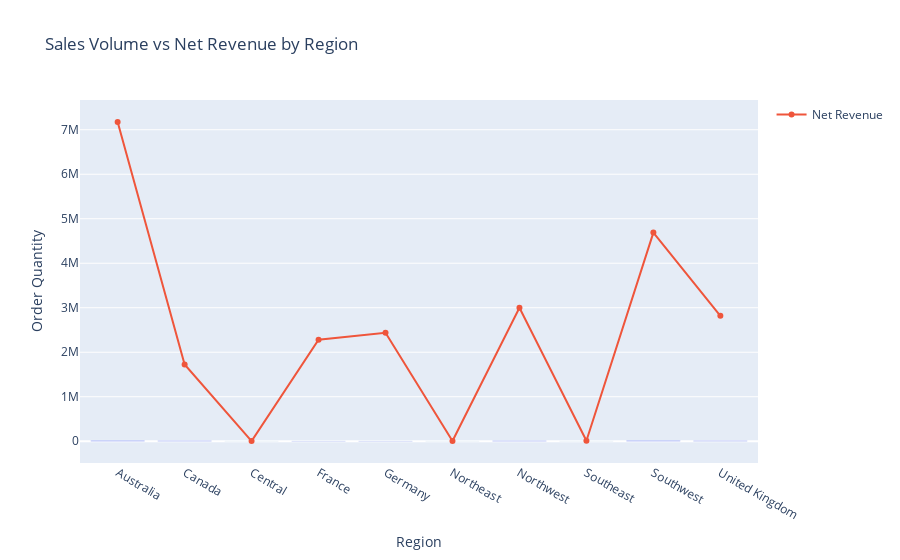

Notebook code for this chart:
### Code cell
fig = px.bar(
    region_perf,
    x="Region",
    y="OrderQuantity",
    title="Sales Volume vs Net Revenue by Region",
    labels={"OrderQuantity": "Order Quantity"}
)

fig.add_scatter(
    x=region_perf["Region"],
    y=region_perf["NetRevenue"],
    mode="lines+markers",
    name="Net Revenue"
)

fig.show()

### Figure 1 — Plotly figure (JSON) as saved in the notebook; plotly's stock layout.template omitted (floating-point values rounded to 4 significant figures)
{"data": [{"hovertemplate": "Region=%{x}<br>Order Quantity=%{y}<extra></extra>", "legendgroup": "", "marker": {"color": "#636efa", "pattern": {"shape": ""}}, "name": "", "orientation": "v", "showlegend": false, "textposition": "auto", "type": "bar", "x": ["Australia", "Canada", "Central", "France", "Germany", "Northeast", "Northwest", "Southeast", "Southwest", "United Kingdom"], "xaxis": "x", "y": [17951, 10894, 30, 7862, 7950, 40, 12513, 49, 17191, 9694], "yaxis": "y"}, {"mode": "lines+markers", "name": "Net Revenue", "type": "scatter", "x": ["Australia", "Canada", "Central", "France", "Germany", "Northeast", "Northwest", "Southeast", "Southwest", "United Kingdom"], "y": [7176000.0, 1725000.0, 3143.0, 2282000.0, 2438000.0, 6402.0, 3000000.0, 11550.0, 4689000.0, 2818000.0]}], "layout": {"barmode": "relative", "legend": {"tracegroupgap": 0}, "title": {"text": "Sales Volume vs Net Revenue by Region"}, "xaxis": {"anchor": "y", "domain": [0, 1], "title": {"text": "Region"}}, "yaxis": {"anchor": "x", "domain": [0, 1], "title": {"text": "Order Quantity"}}}}
